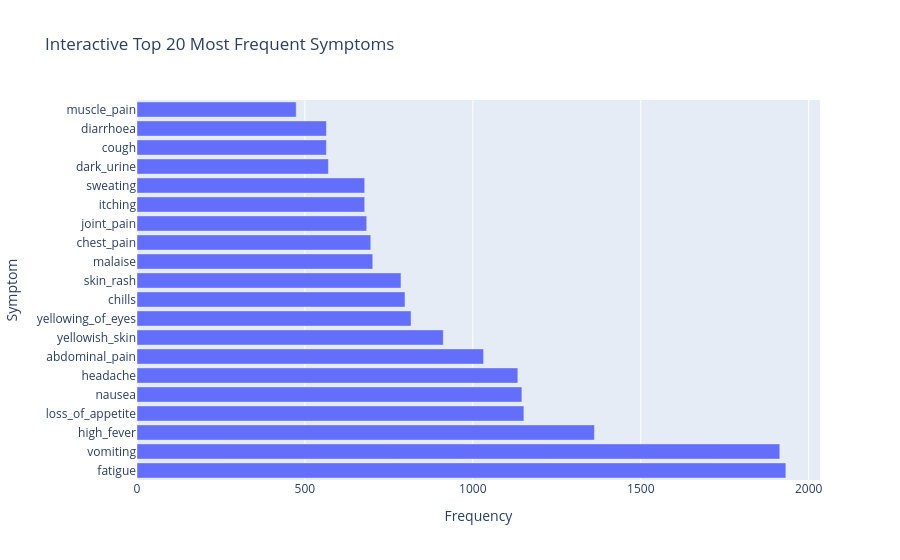

This figure's notebook cell:
### Code cell
# Interactive Plotly bar chart of top 20 symptoms
fig = px.bar(symptom_freq.head(20), 
             x=symptom_freq.head(20).values, 
             y=symptom_freq.head(20).index,
             orientation='h',
             title="Interactive Top 20 Most Frequent Symptoms",
             labels={'x':'Frequency','y':'Symptom'})
fig.show()

### Figure 1 — Plotly figure (JSON) as saved in the notebook; plotly's stock layout.template omitted (floating-point values rounded to 4 significant figures)
{"data": [{"hovertemplate": "Frequency=%{x}<br>Symptom=%{y}<extra></extra>", "legendgroup": "", "marker": {"color": "#636efa", "pattern": {"shape": ""}}, "name": "", "orientation": "h", "showlegend": false, "textposition": "auto", "type": "bar", "x": [1932, 1914, 1362, 1152, 1146, 1134, 1032, 912, 816, 798, 786, 702, 696, 684, 678, 678, 570, 564, 564, 474], "xaxis": "x", "y": ["fatigue", "vomiting", "high_fever", "loss_of_appetite", "nausea", "headache", "abdominal_pain", "yellowish_skin", "yellowing_of_eyes", "chills", "skin_rash", "malaise", "chest_pain", "joint_pain", "itching", "sweating", "dark_urine", "cough", "diarrhoea", "muscle_pain"], "yaxis": "y"}], "layout": {"barmode": "relative", "legend": {"tracegroupgap": 0}, "title": {"text": "Interactive Top 20 Most Frequent Symptoms"}, "xaxis": {"anchor": "y", "domain": [0, 1], "title": {"text": "Frequency"}}, "yaxis": {"anchor": "x", "domain": [0, 1], "title": {"text": "Symptom"}}}}
